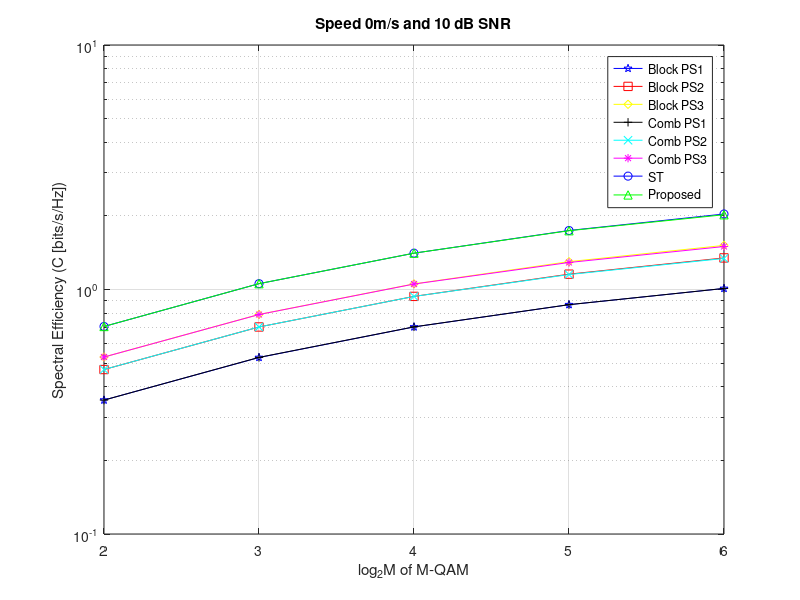
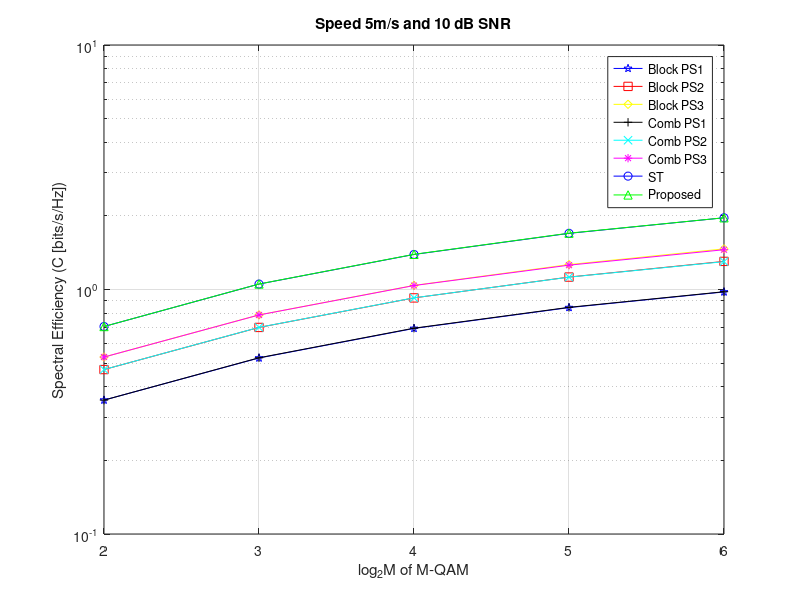
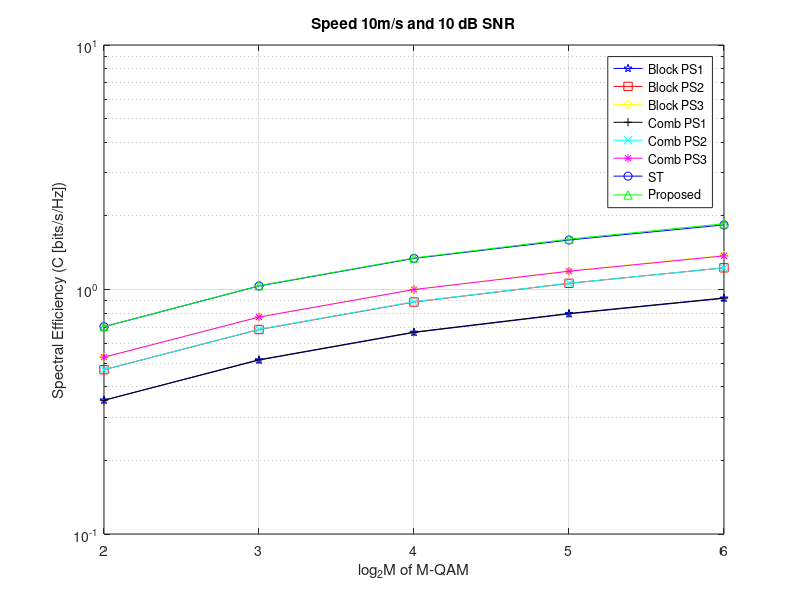
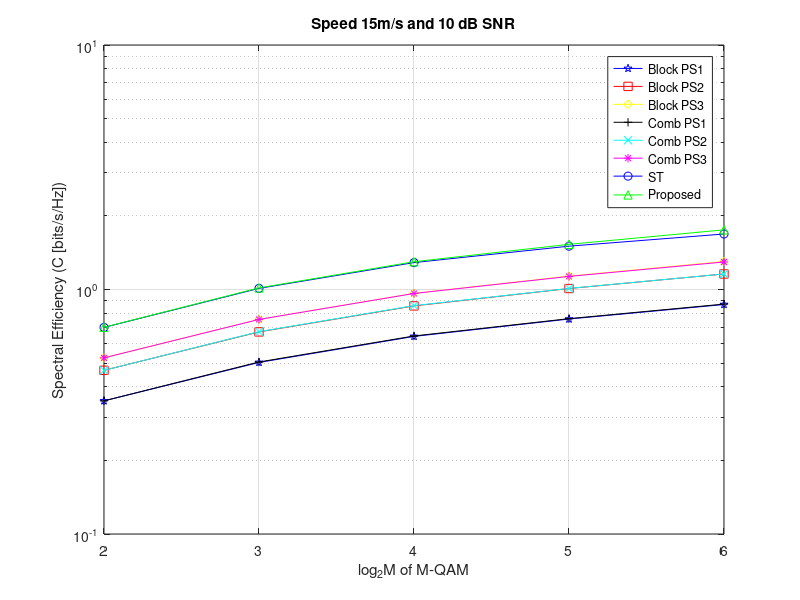

Write MATLAB code to recreate these figures, in order.
clear all
%close all
clc

load('qamsnrber.mat')

for g=1:7

    v=(g-1)*5; %m/s2

    %qam=2^f;
    nfft=64; %fft size
    subcar=48; %number of data subcarriers

    ncp=4; %cyclic prefix size

    %speed=(g-1)*5;
    
    for f=2:6
        p_se(f-1) = (f*subcar/2)/(nfft+ncp)*(1-qamsnrber{f,g}{1,1}(length(find(qamsnrber{f,g}{2,1}<10))+1));
        b1_se(f-1) = (f*subcar/2)/(nfft+ncp)*1/2*(1-qamsnrber{f,g}{1,2}(length(find(qamsnrber{f,g}{2,2}<10))+1));
        b2_se(f-1) = (f*subcar/2)/(nfft+ncp)*2/3*(1-qamsnrber{f,g}{1,3}(length(find(qamsnrber{f,g}{2,3}<10))+1));
        b3_se(f-1) = (f*subcar/2)/(nfft+ncp)*3/4*(1-qamsnrber{f,g}{1,4}(length(find(qamsnrber{f,g}{2,4}<10))+1));
        c1_se(f-1) = (f*subcar/2)/(nfft+ncp)*1/2*(1-qamsnrber{f,g}{1,5}(length(find(qamsnrber{f,g}{2,5}<10))+1));
        c2_se(f-1) = (f*subcar/2)/(nfft+ncp)*2/3*(1-qamsnrber{f,g}{1,6}(length(find(qamsnrber{f,g}{2,6}<10))+1));
        c3_se(f-1) = (f*subcar/2)/(nfft+ncp)*3/4*(1-qamsnrber{f,g}{1,7}(length(find(qamsnrber{f,g}{2,7}<10))+1));
        st_se(f-1) = (f*subcar/2)/(nfft+ncp)*(1-qamsnrber{f,g}{1,8}(length(find(qamsnrber{f,g}{2,8}<10))+1));
    end
    
    figure
    semilogy(2:6,b1_se,'pb-')
    hold on
    semilogy(2:6,b2_se,'sr-') 
    hold on
    semilogy(2:6,b3_se,'dy-')
    hold on
    semilogy(2:6,c1_se,'+k-')
    hold on
    semilogy(2:6,c2_se,'xc-')
    hold on
    semilogy(2:6,c3_se,'*m-')
    hold on
    semilogy(2:6,st_se,'ob-')
    hold on
    semilogy(2:6,p_se,'^g-')
    legend('Block PS1','Block PS2','Block PS3','Comb PS1','Comb PS2','Comb PS3','ST','Proposed')
    xlabel('log_2M of M-QAM')
    ylabel('Spectral Efficiency (C [bits/s/Hz])')
    title(['Speed ' num2str(v) 'm/s and 10 dB SNR'])
    grid on

end

